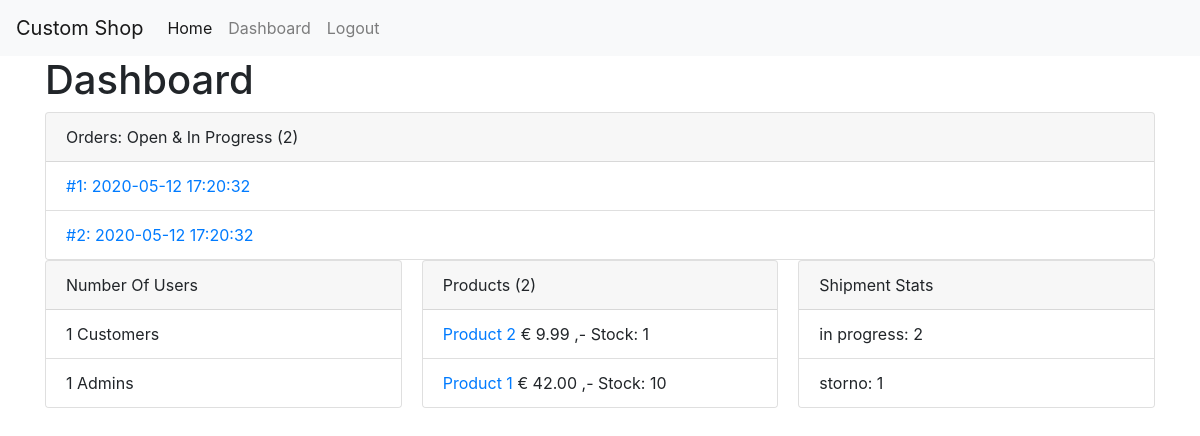
The app's page /dashboard (signed in) with its own data.
### tables this page shows
CREATE TABLE `orders` (
  `id` int(11) NOT NULL,
  `crdate` timestamp NOT NULL DEFAULT current_timestamp() COMMENT 'creation date',
  `user_id` int(11) NOT NULL,
  `products` text NOT NULL COMMENT 'Serialization or ordered products',
  `delivery_address_id` int(11) NOT NULL,
  `invoice_address_id` int(11) NOT NULL,
  `payment_id` int(11) NOT NULL,
  `status` enum('open','in progress','in delivery','storno','delivered') NOT NULL
);

CREATE TABLE `products` (
  `id` int(11) NOT NULL,
  `name` varchar(255) NOT NULL,
  `description` text DEFAULT NULL,
  `price` float NOT NULL,
  `stock` int(11) NOT NULL,
  `images` int(11) DEFAULT NULL
);

### app/routes.php (called while the page is built)
<?php
return [
    '/' => 'ProductController.list',
    '/home' => 'ProductController.list',
    '/login' => 'AuthController.loginForm',
    '/do-login' => 'AuthController.login',
    '/logout' => 'AuthController.logout',
    '/dashboard' => 'AdminController.dashboard',
    '/products/{id}/edit' => 'AdminProductController.editForm',
    '/products/{id}/do-edit' => 'AdminProductController.edit',
    '/orders/{id}/edit' => 'AdminOrderController.editForm',
    '/orders/{id}/do-edit' => 'AdminOrderController.edit',
    '/products' => 'ProductController.list',
    '/products/{id}' => 'ProductController.showProduct',
];

### core/View.php (called while the page is built, shortened)
<?php
class View
{
    public static function load (string $view, array $params = [], string $layout = 'main')
    {
        require_once __DIR__ . "/../resources/views/layouts/$layout.php";
    }
}

### app/Controllers/AdminController.php (called while the page is built, shortened)
<?php
class AdminController
{
    public function dashboard ()
    {
        $db = new Database();
        $numberOfUsers = $db->query("SELECT COUNT(*) AS numberofusers, is_admin FROM users GROUP BY is_admin");
        $products = Product::all();
        usort($products, function ($a, $b) {
            if ($a->stock === $b->stock) {
                return 0;
            }
            if ($a->stock < $b->stock) {
                return -1;
            } else {
                return 1;
            }
        });
        $productStats = $db->query('SELECT COUNT(*) AS count, status AS label FROM orders GROUP BY status');
        $openOrders = Order::findByStatus('open');
        $inProgressOrders = Order::findByStatus('in progress');
        $ordersToList = array_merge($openOrders, $inProgressOrders);
        View::load('admin/dashboard', [
            'numberOfUsers' => $numberOfUsers,
            'products' => $products,
            'productStats' => $productStats,
            'openOrders' => $ordersToList
        ]);
    }
}

### index.php (called while the page is built, shortened)
<?php
spl_autoload_register(function ($namespaceAndClassname) {
    $namespaceAndClassname = str_replace('Core', 'core', $namespaceAndClassname);
    $namespaceAndClassname = str_replace('App', 'app', $namespaceAndClassname);
    $filepath = str_replace('\\', '/', $namespaceAndClassname);
});
$app = new \Core\Bootstrap();

### core/Session.php (called while the page is built, shortened)
<?php
class Session
{
    public static function get ($key, $default = null, $forgetAfterReturn = false)
    {
        if (isset($_SESSION[$key])) {
            $value = $_SESSION[$key];
            return $value;
        }
        return $default;
    }
}

### core/Models/BaseUser.php (called while the page is built, shortened)
<?php
trait BaseUser
{
    public static function isLoggedIn ()
    {
        return Session::get(Session::LOGGED_IN_KEY, false);
    }
}

### core/Helpers/Config.php (called while the page is built, shortened)
<?php
class Config
{
    public static function get ($configString = '', $default = null)
    {
        if (strlen($configString) >= 3) {
            $filename = explode('.', $configString)[0];
            $key = explode('.', $configString)[1];
            $config = require __DIR__ . "/../../config/$filename.php";
            if (array_key_exists($key, $config)) {
                return $config[$key];
            } else {
                return $default;
            }
        }
    }
}

### config/database.php (called while the page is built)
<?php
return [
    'host' => 'mariadb',
    'username' => 'root',
    'password' => 'password',
    'dbname' => 'mvc',
    'port' => 3306
];

### core/Database.php (called while the page is built, shortened)
<?php
class Database
{
    private $link;
    public function __construct ()
    {
        $this->link = new \mysqli(
            Config::get('database.host'),
            Config::get('database.username'),
            Config::get('database.password'),
            Config::get('database.dbname'),
            Config::get('database.port', 3306)
        );
        $this->link->set_charset('utf8');
    }
    public function query (string $sql, array $params = [])
    {
        $this->stmt = $this->link->prepare($sql);
        if (count($params) >= 1) {
            $paramTypes = [];
            $paramValues = [];
            foreach ($params as $key => $value) {
                $paramTypes[] = explode(':', $key)[0];
                $_value = $value;
                $paramValues[] = &$_value;
            }
            $paramString = implode('', $paramTypes);
            array_unshift($paramValues, $paramString);
            call_user_func_array([$this->stmt, 'bind_param'], $paramValues);
        }
        $this->stmt->execute();
        $result = $this->stmt->get_result();
        return $result->fetch_all(MYSQLI_ASSOC);
    }
}

### app/Models/Order.php (called while the page is built, shortened)
<?php
class Order
{
    public static $tableName = 'orders';
    public function fill (array $data = [])
    {
        $this->id = $data['id'];
        $this->crdate = $data['crdate'];
    }
    public static function findByStatus (string $status = 'open')
    {
        $db = new Database();
        $tableName = self::$tableName;
        $result = $db->query("SELECT * FROM $tableName WHERE status = ?", [
            's:status' => $status
        ]);
        $data = [];
        foreach ($result as $resultItem) {
            $date = new self($resultItem);
            $data[] = $date;
        }
        return $data;
    }
}

### core/Models/ModelTrait.php (called while the page is built, shortened)
<?php
trait ModelTrait
{
    public static function all ()
    {
        $db = new Database();
        $tableName = self::$tableName;
        $result = $db->query("SELECT * FROM $tableName");
        $data = [];
        foreach ($result as $resultItem) {
            $date = new self($resultItem);
            $data[] = $date;
        }
        return $data;
    }
    public static function find (int $id)
    {
        $db = new Database();
        $tableName = self::$tableName;
        $result = $db->query("SELECT * FROM {$tableName} WHERE id = ?", [
            'i:id' => $id
        ]);
        $data = new self($result[0]);
        return $data;
    }
}

### app/Models/Product.php (called while the page is built, shortened)
<?php
class Product
{
    public $price = 0.0;
    public function fill (array $data = [])
    {
        $this->id = $data['id'];
        $this->name = $data['name'];
        $this->price = $data['price'];
        $this->stock = $data['stock'];
    }
    public function getPrice ()
    {
        return self::formatPrice($this->price);
    }
    public static function formatPrice ($price)
    {
        return sprintf('&euro; %.2f ,-', $price);
    }
}

### resources/views/admin/dashboard.view.php (the view)
<h1>Dashboard</h1>
<div class="card">
    <div class="card-header">
        Orders: Open & In Progress (<?php echo count($openOrders); ?>)
    </div>
    <ul class="list-group list-group-flush">
        <?php foreach ($openOrders as $openOrder): ?>
            <li class="list-group-item">
                <a href="orders/<?php echo $openOrder->id; ?>/edit">
                    <?php printf('#%d: %s', $openOrder->id, $openOrder->crdate); ?>
                </a>
            </li>
        <?php endforeach; ?>
    </ul>
</div>
<div class="card-columns">
    <div class="card">
        <div class="card-header">
            Number Of Users
        </div>
        <ul class="list-group list-group-flush">
            <?php
            foreach ($numberOfUsers as $numberOfUsersData) {
                if ($numberOfUsersData['is_admin'] === 1) {
                    $label = 'Admins';
                } else {
                    $label = 'Customers';
                }
                $value = $numberOfUsersData['numberofusers'];
                echo "<li class=\"list-group-item\">$value $label</li>";
            }
            ?>
        </ul>
    </div>
    <div class="card">
        <div class="card-header">
            Products (<?php echo count($products); ?>)
        </div>
        <ul class="list-group list-group-flush">
            <?php foreach ($products as $product): ?>
                <li class="list-group-item">
                    <a href="products/<?php echo $product->id; ?>/edit">
                        <?php echo $product->name; ?>
                    </a>
                    <?php echo $product->getPrice(); ?>
                    <span>
                    Stock: <?php echo $product->stock; ?>
                </span>
                </li>
            <?php endforeach; ?>
        </ul>
    </div>
    <div class="card">
        <div class="card-header">
            Shipment Stats
        </div>
        <ul class="list-group list-group-flush">
            <?php foreach ($productStats as $productStat): ?>
                <li class="list-group-item">
                    <?php echo $productStat['label']; ?>: <?php echo $productStat['count']; ?>
                </li>
            <?php endforeach; ?>
        </ul>
    </div>
</div>

### core/Bootstrap.php (shortened to what this page needs)
<?php
class Bootstrap
{
    private $routes = [];
    public function __construct ()
    {
        $this->routes = $this->getPreparedRoutes();
        $this->getControllerAndAction();
    }
    private function getPreparedRoutes ()
    {
        return require_once __DIR__ . '/../app/routes.php';
    }
    private function getControllerAndAction ()
    {
        $path = '';
        if (isset($_GET['path'])) {
            $path = $_GET['path'];
        }
        $path = "/" . rtrim($path, '/');
        $controller = '';
        $action = '';
        $params = [];
        if (array_key_exists($path, $this->routes)) {
            $controllerAndAction = $this->routes[$path];
            $controller = explode('.', $controllerAndAction)[0];
            $action = explode('.', $controllerAndAction)[1];
        }
        if ($controller === '') {
            exit('404 Seite - @todo: hübsche 404 Seite bauen ;)');
        } else {
            $controller = new $classAndNamespace();
            call_user_func_array([$controller, $action], $params);
        }
    }
}

### resources/views/partials/header.php (shortened to what this page needs)
<!doctype html>
<html lang="de">
<head>
    <link href="https://stackpath.bootstrapcdn.com/bootstrap/4.4.1/css/bootstrap.min.css" rel="stylesheet">
</head>
<body>
<nav class="navbar navbar-expand-lg navbar-light bg-light">
    <a class="navbar-brand" href="index.php">Custom Shop</a>
    <div class="collapse navbar-collapse" id="navbarSupportedContent">
        <ul class="navbar-nav mr-auto">
            <li class="nav-item active">
                <a class="nav-link" href="home">Home</a>
            </li>
            <?php if (\App\Models\User::isLoggedIn()): ?>
                <li class="nav-item">
                    <a class="nav-link" href="dashboard">Dashboard</a>
                </li>
                <li class="nav-item">
                    <a class="nav-link" href="logout">Logout</a>
                </li>
            <?php else: ?>
                <li class="nav-item">
                    <a class="nav-link" href="login">Login</a>
                </li>
            <?php endif; ?>
        </ul>
    </div>
</nav>
<div class="container">

### resources/views/layouts/main.php
<?php require_once __DIR__ . '/../partials/header.php'; ?>
<main>
    <?php require_once $viewPath; ?>
</main>
<?php require_once __DIR__ . '/../partials/footer.php'; ?>

### resources/views/partials/footer.php
</div>
</body>
</html>

### records on screen
orders: id "1", crdate "2020-05-12 17:20:32"
orders: id "2", crdate "2020-05-12 17:20:32"
products: name "Product 2", price "€ 9.99 ,-", stock "1"
products: name "Product 1", price "€ 42.00 ,-", stock "10"

### other values on screen
count($openOrders) "2"
$value "1"
$label "Customers"
$label "Admins"
count($products) "2"
$productStat['label'] "in progress"
$productStat['count'] "2"
$productStat['label'] "storno"
$productStat['count'] "1"
